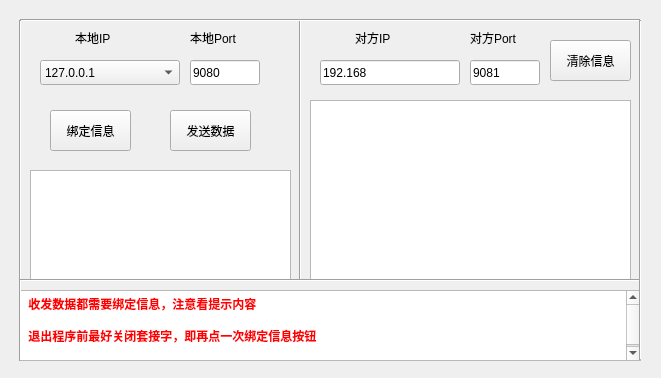
<?xml version="1.0" encoding="UTF-8"?>
<ui version="4.0">
 <class>UDP</class>
 <widget class="QWidget" name="UDP">
  <property name="geometry">
   <rect>
    <x>0</x>
    <y>0</y>
    <width>661</width>
    <height>378</height>
   </rect>
  </property>
  <property name="windowTitle">
   <string>ChatByUDP</string>
  </property>
  <property name="windowIcon">
   <iconset>
    <normaloff>C:/Users/Joey Lee/Pictures/ChatByUDP.png</normaloff>C:/Users/Joey Lee/Pictures/ChatByUDP.png</iconset>
  </property>
  <property name="windowOpacity">
   <double>0.900000000000000</double>
  </property>
  <property name="styleSheet">
   <string notr="true"/>
  </property>
  <widget class="QLabel" name="label_1">
   <property name="geometry">
    <rect>
     <x>75</x>
     <y>30</y>
     <width>70</width>
     <height>15</height>
    </rect>
   </property>
   <property name="text">
    <string>本地IP</string>
   </property>
  </widget>
  <widget class="QLineEdit" name="lineEdit_1">
   <property name="geometry">
    <rect>
     <x>190</x>
     <y>60</y>
     <width>70</width>
     <height>25</height>
    </rect>
   </property>
   <property name="text">
    <string>9080</string>
   </property>
  </widget>
  <widget class="QLabel" name="label_2">
   <property name="geometry">
    <rect>
     <x>190</x>
     <y>30</y>
     <width>72</width>
     <height>15</height>
    </rect>
   </property>
   <property name="text">
    <string>本地Port</string>
   </property>
  </widget>
  <widget class="QPushButton" name="pushButton">
   <property name="geometry">
    <rect>
     <x>50</x>
     <y>110</y>
     <width>81</width>
     <height>41</height>
    </rect>
   </property>
   <property name="text">
    <string>绑定信息</string>
   </property>
  </widget>
  <widget class="QPushButton" name="pushButton_2">
   <property name="geometry">
    <rect>
     <x>170</x>
     <y>110</y>
     <width>81</width>
     <height>41</height>
    </rect>
   </property>
   <property name="text">
    <string>发送数据</string>
   </property>
  </widget>
  <widget class="QTextEdit" name="textEdit">
   <property name="geometry">
    <rect>
     <x>30</x>
     <y>170</y>
     <width>261</width>
     <height>111</height>
    </rect>
   </property>
   <property name="html">
    <string>&lt;!DOCTYPE HTML PUBLIC &quot;-//W3C//DTD HTML 4.0//EN&quot; &quot;http://www.w3.org/TR/REC-html40/strict.dtd&quot;&gt;
&lt;html&gt;&lt;head&gt;&lt;meta name=&quot;qrichtext&quot; content=&quot;1&quot; /&gt;&lt;style type=&quot;text/css&quot;&gt;
p, li { white-space: pre-wrap; }
&lt;/style&gt;&lt;/head&gt;&lt;body style=&quot; font-family:'SimSun'; font-size:9pt; font-weight:400; font-style:normal;&quot;&gt;
&lt;p style=&quot;-qt-paragraph-type:empty; margin-top:0px; margin-bottom:0px; margin-left:0px; margin-right:0px; -qt-block-indent:0; text-indent:0px;&quot;&gt;&lt;br /&gt;&lt;/p&gt;&lt;/body&gt;&lt;/html&gt;</string>
   </property>
  </widget>
  <widget class="QComboBox" name="comboBox">
   <property name="geometry">
    <rect>
     <x>40</x>
     <y>60</y>
     <width>140</width>
     <height>25</height>
    </rect>
   </property>
   <item>
    <property name="text">
     <string>127.0.0.1</string>
    </property>
   </item>
  </widget>
  <widget class="QLabel" name="label_4">
   <property name="geometry">
    <rect>
     <x>470</x>
     <y>30</y>
     <width>72</width>
     <height>15</height>
    </rect>
   </property>
   <property name="text">
    <string>对方Port</string>
   </property>
  </widget>
  <widget class="QLineEdit" name="lineEdit_3">
   <property name="geometry">
    <rect>
     <x>470</x>
     <y>60</y>
     <width>70</width>
     <height>25</height>
    </rect>
   </property>
   <property name="text">
    <string>9081</string>
   </property>
  </widget>
  <widget class="QLabel" name="label_3">
   <property name="geometry">
    <rect>
     <x>355</x>
     <y>30</y>
     <width>72</width>
     <height>15</height>
    </rect>
   </property>
   <property name="text">
    <string>对方IP</string>
   </property>
  </widget>
  <widget class="QLineEdit" name="lineEdit_2">
   <property name="geometry">
    <rect>
     <x>320</x>
     <y>60</y>
     <width>140</width>
     <height>25</height>
    </rect>
   </property>
   <property name="text">
    <string>192.168</string>
   </property>
  </widget>
  <widget class="QPushButton" name="pushButton_3">
   <property name="geometry">
    <rect>
     <x>550</x>
     <y>40</y>
     <width>81</width>
     <height>41</height>
    </rect>
   </property>
   <property name="text">
    <string>清除信息</string>
   </property>
  </widget>
  <widget class="QTextBrowser" name="textBrowser_2">
   <property name="geometry">
    <rect>
     <x>20</x>
     <y>290</y>
     <width>621</width>
     <height>71</height>
    </rect>
   </property>
   <property name="styleSheet">
    <string notr="true">background=color:rgb(255, 255, 0)</string>
   </property>
   <property name="html">
    <string>&lt;!DOCTYPE HTML PUBLIC &quot;-//W3C//DTD HTML 4.0//EN&quot; &quot;http://www.w3.org/TR/REC-html40/strict.dtd&quot;&gt;
&lt;html&gt;&lt;head&gt;&lt;meta name=&quot;qrichtext&quot; content=&quot;1&quot; /&gt;&lt;style type=&quot;text/css&quot;&gt;
p, li { white-space: pre-wrap; }
&lt;/style&gt;&lt;/head&gt;&lt;body style=&quot; font-family:'SimSun'; font-size:9pt; font-weight:400; font-style:normal;&quot;&gt;
&lt;p style=&quot; margin-top:0px; margin-bottom:0px; margin-left:0px; margin-right:0px; -qt-block-indent:0; text-indent:0px;&quot;&gt;&lt;span style=&quot; font-weight:600; color:#ff0000;&quot;&gt; 收发数据都需要绑定信息，注意看提示内容&lt;/span&gt;&lt;/p&gt;
&lt;p style=&quot;-qt-paragraph-type:empty; margin-top:0px; margin-bottom:0px; margin-left:0px; margin-right:0px; -qt-block-indent:0; text-indent:0px; font-weight:600; color:#ff0000;&quot;&gt;&lt;br /&gt;&lt;/p&gt;
&lt;p style=&quot; margin-top:0px; margin-bottom:0px; margin-left:0px; margin-right:0px; -qt-block-indent:0; text-indent:0px;&quot;&gt;&lt;span style=&quot; font-weight:600; color:#ff0000;&quot;&gt; 退出程序前最好关闭套接字，即再点一次绑定信息按钮&lt;/span&gt;&lt;/p&gt;
&lt;p style=&quot;-qt-paragraph-type:empty; margin-top:0px; margin-bottom:0px; margin-left:0px; margin-right:0px; -qt-block-indent:0; text-indent:0px; font-weight:600; color:#ff0000;&quot;&gt;&lt;br /&gt;&lt;/p&gt;&lt;/body&gt;&lt;/html&gt;</string>
   </property>
  </widget>
  <widget class="Line" name="line">
   <property name="geometry">
    <rect>
     <x>290</x>
     <y>20</y>
     <width>20</width>
     <height>261</height>
    </rect>
   </property>
   <property name="orientation">
    <enum>Qt::Vertical</enum>
   </property>
  </widget>
  <widget class="Line" name="line_2">
   <property name="geometry">
    <rect>
     <x>20</x>
     <y>10</y>
     <width>620</width>
     <height>20</height>
    </rect>
   </property>
   <property name="orientation">
    <enum>Qt::Horizontal</enum>
   </property>
  </widget>
  <widget class="Line" name="line_3">
   <property name="geometry">
    <rect>
     <x>630</x>
     <y>20</y>
     <width>20</width>
     <height>340</height>
    </rect>
   </property>
   <property name="orientation">
    <enum>Qt::Vertical</enum>
   </property>
  </widget>
  <widget class="Line" name="line_4">
   <property name="geometry">
    <rect>
     <x>10</x>
     <y>20</y>
     <width>20</width>
     <height>341</height>
    </rect>
   </property>
   <property name="orientation">
    <enum>Qt::Vertical</enum>
   </property>
  </widget>
  <widget class="QTextBrowser" name="textBrowser">
   <property name="geometry">
    <rect>
     <x>310</x>
     <y>100</y>
     <width>321</width>
     <height>181</height>
    </rect>
   </property>
   <property name="html">
    <string>&lt;!DOCTYPE HTML PUBLIC &quot;-//W3C//DTD HTML 4.0//EN&quot; &quot;http://www.w3.org/TR/REC-html40/strict.dtd&quot;&gt;
&lt;html&gt;&lt;head&gt;&lt;meta name=&quot;qrichtext&quot; content=&quot;1&quot; /&gt;&lt;style type=&quot;text/css&quot;&gt;
p, li { white-space: pre-wrap; }
&lt;/style&gt;&lt;/head&gt;&lt;body style=&quot; font-family:'SimSun'; font-size:9pt; font-weight:400; font-style:normal;&quot;&gt;
&lt;p style=&quot;-qt-paragraph-type:empty; margin-top:0px; margin-bottom:0px; margin-left:0px; margin-right:0px; -qt-block-indent:0; text-indent:0px;&quot;&gt;&lt;br /&gt;&lt;/p&gt;&lt;/body&gt;&lt;/html&gt;</string>
   </property>
  </widget>
  <widget class="Line" name="line_5">
   <property name="geometry">
    <rect>
     <x>20</x>
     <y>270</y>
     <width>620</width>
     <height>20</height>
    </rect>
   </property>
   <property name="orientation">
    <enum>Qt::Horizontal</enum>
   </property>
  </widget>
 </widget>
 <resources/>
 <connections/>
</ui>
